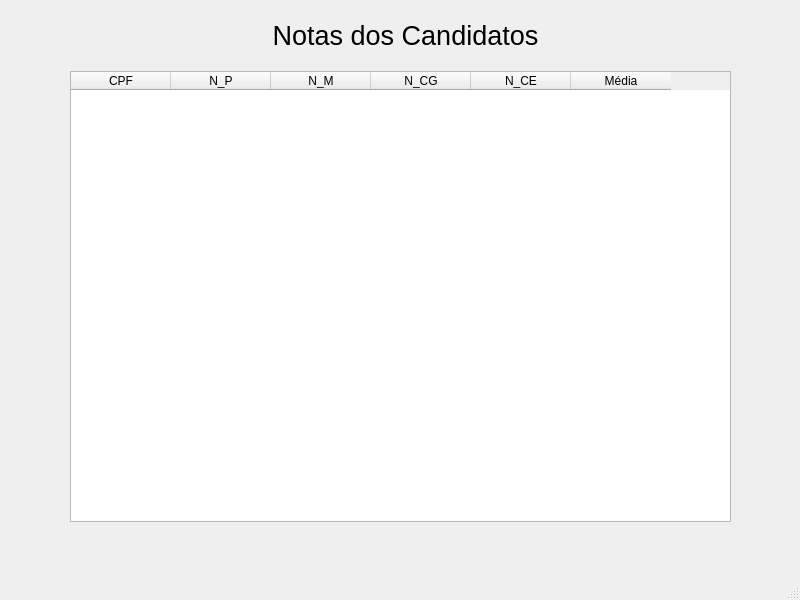
<?xml version="1.0" encoding="UTF-8"?>
<ui version="4.0">
 <class>MainWindow</class>
 <widget class="QMainWindow" name="MainWindow">
  <property name="geometry">
   <rect>
    <x>0</x>
    <y>0</y>
    <width>800</width>
    <height>600</height>
   </rect>
  </property>
  <property name="windowTitle">
   <string>MainWindow</string>
  </property>
  <widget class="QWidget" name="centralwidget">
   <widget class="QLabel" name="label_10">
    <property name="geometry">
     <rect>
      <x>200</x>
      <y>20</y>
      <width>411</width>
      <height>31</height>
     </rect>
    </property>
    <property name="font">
     <font>
      <pointsize>20</pointsize>
     </font>
    </property>
    <property name="text">
     <string>Notas dos Candidatos</string>
    </property>
    <property name="alignment">
     <set>Qt::AlignCenter</set>
    </property>
   </widget>
   <widget class="QTableWidget" name="tableWidget_notas">
    <property name="geometry">
     <rect>
      <x>70</x>
      <y>71</y>
      <width>661</width>
      <height>451</height>
     </rect>
    </property>
    <column>
     <property name="text">
      <string>CPF</string>
     </property>
    </column>
    <column>
     <property name="text">
      <string>N_P</string>
     </property>
    </column>
    <column>
     <property name="text">
      <string>N_M</string>
     </property>
    </column>
    <column>
     <property name="text">
      <string>N_CG</string>
     </property>
    </column>
    <column>
     <property name="text">
      <string>N_CE</string>
     </property>
    </column>
    <column>
     <property name="text">
      <string>Média</string>
     </property>
    </column>
   </widget>
  </widget>
  <widget class="QMenuBar" name="menubar">
   <property name="geometry">
    <rect>
     <x>0</x>
     <y>0</y>
     <width>800</width>
     <height>21</height>
    </rect>
   </property>
  </widget>
  <widget class="QStatusBar" name="statusbar"/>
 </widget>
 <resources/>
 <connections/>
</ui>
